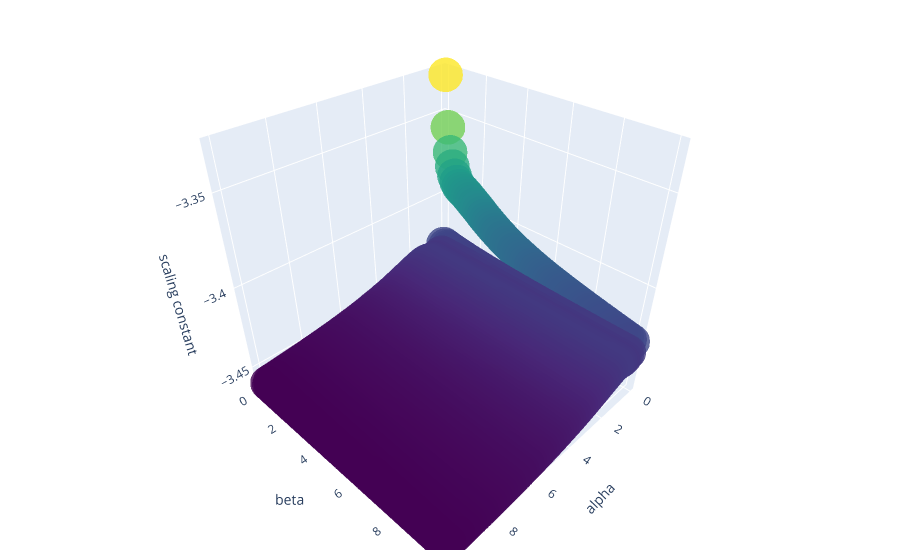

The cell this chart's notebook holds for it:
### Code cell
graph_objects(c3s)

### Figure 1 — Plotly figure (JSON) as saved in the notebook; plotly's stock layout.template omitted (floating-point values rounded to 4 significant figures; data arrays with more than 128 entries replaced by an {"elided": "..."} marker saying what was removed)
{"data": [{"marker": {"color": {"elided": "5625 float values"}, "colorscale": [[0, "#440154"], [0.1111, "#482878"], [0.2222, "#3e4989"], [0.3333, "#31688e"], [0.4444, "#26828e"], [0.5556, "#1f9e89"], [0.6667, "#35b779"], [0.7778, "#6ece58"], [0.8889, "#b5de2b"], [1, "#fde725"]], "opacity": 0.8, "size": 12}, "mode": "markers", "type": "scatter3d", "x": {"elided": "5625 float values"}, "y": {"elided": "5625 float values"}, "z": {"elided": "5625 float values"}}], "layout": {"margin": {"b": 10, "l": 10, "r": 20, "t": 10}, "scene": {"xaxis": {"title": {"text": "alpha"}}, "yaxis": {"title": {"text": "beta"}}, "zaxis": {"title": {"text": "scaling constant"}}}}}
